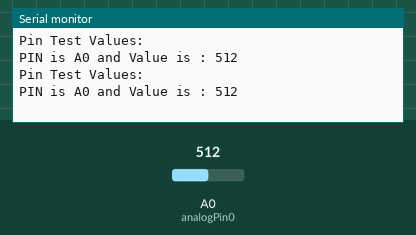
The sketch below on a simulated Arduino Nano, built with avr-gcc and run on an emulated ATmega328P. Shown: the last lines printed to the serial monitor. Inputs (shaded band) come from the test bench; at power-on: A0 (analogPin0) = 512.

Above: at 1.8 s.
1.9 s: A0 (analogPin0) set to 716
At 2.8 s:
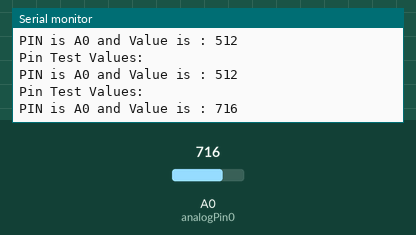
3.4 s: A0 (analogPin0) set to 900
At 4.7 s:
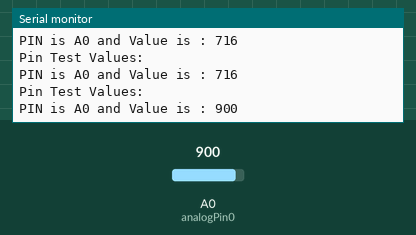
Timing chart, 0 to 6.4 s (numbered marks = the images above; inputs shaded):
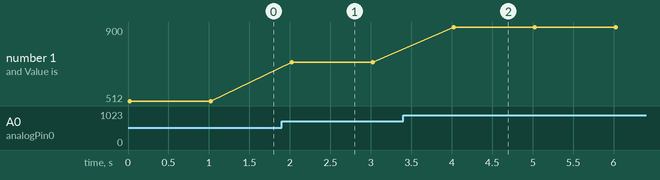

Measured:
- after the input at 1.9 s, the serial monitor: prints a new line after 0.12 s (image 1)
- after the input at 3.4 s, the serial monitor: prints a new line after 0.62 s (image 2)
- plotted number 1: 512 → 716 after the input at 1.9 s, 716 → 900 after the input at 3.4 s

The sketch:

Nano_Arduino_Nano_Pin_Test_Program.ino
```cpp
//Program : Test Program to test Arduino Nano

//Allotting the pins
//Analog Pins
int analogPin0 = A0;
int analogPin1 = A1;
int analogPin2 = A2;
int analogPin3 = A3;
int analogPin4 = A4;
int analogPin5 = A5;
int analogPin6 = A6;
int analogPin7 = A7;
//#define analogPin A0
//Digital Pins
int digitalPin0 = 0;
int digitalPin1 = 1;
int digitalPin2 = 2;
int digitalPin3 = 3;
int digitalPin4 = 4;
int digitalPin5 = 5;
int digitalPin6 = 6;
int digitalPin7 = 7;
int digitalPin8 = 8;
int digitalPin9 = 9;
int digitalPin10 = 10;
int digitalPin11 = 11;
int digitalPin12 = 12;

//Global Variables
//Variable for storing the LDR Values
int valueLDR;

void setup() {
  // put your setup code here, to run once:

  //Initialising the Baud Rate
  Serial.begin(9600);
}

void loop() {
  // put your main code here, to run repeatedly:

  int analogData0 = analogRead(analogPin0);
  Serial.println("Pin Test Values: ");
  Serial.print("PIN is A0 and Value is : ");
  Serial.println(analogData0);
  delay(1000);

  /*
  //Reading the Analog pins
  int analogData0 = analogRead(analogPin0);
  int analogData1 = analogRead(analogPin1);
  int analogData2 = analogRead(analogPin2);
  int analogData3 = analogRead(analogPin3);
  int analogData4 = analogRead(analogPin4);
  int analogData5 = analogRead(analogPin5);
  int analogData6 = analogRead(analogPin6);
  int analogData7 = analogRead(analogPin7);
  //Reading the digital pins
  int digitalData0 = digitalRead(digitalPin0);
  int digitalData1 = digitalRead(digitalPin1);
  int digitalData2 = digitalRead(digitalPin2);
  int digitalData3 = digitalRead(digitalPin3);
  int digitalData4 = digitalRead(digitalPin4);
  int digitalData5 = digitalRead(digitalPin5);
  int digitalData6 = digitalRead(digitalPin6);
  int digitalData7 = digitalRead(digitalPin7);
  int digitalData8 = digitalRead(digitalPin8);
  int digitalData9 = digitalRead(digitalPin9);
  int digitalData10 = digitalRead(digitalPin10);
  int digitalData11 = digitalRead(digitalPin11);
  int digitalData12 = digitalRead(digitalPin12);
  //Printing the Analog Pins
  Serial.println("Analog Pin Test Values should be constant through out");
  Serial.println(analogData0);
  Serial.println(analogData1);
  Serial.println(analogData2);
  Serial.println(analogData3);
  Serial.println(analogData4);
  Serial.println(analogData5);
  Serial.println(analogData6);
  Serial.println(analogData7);
  //Printing the Digital Pins
  Serial.println("Digital Pin Test Values should be constant through out");
  Serial.println(digitalData0);
  Serial.println(digitalData1);
  Serial.println(digitalData2);
  Serial.println(digitalData3);
  Serial.println(digitalData4);
  Serial.println(digitalData5);
  Serial.println(digitalData6);
  Serial.println(digitalData7);
  Serial.println(digitalData8);
  Serial.println(digitalData9);
  Serial.println(digitalData10);
  Serial.println(digitalData11);
  Serial.println(digitalData12);
  //Delay
  delay(100000);
  */

}
```
